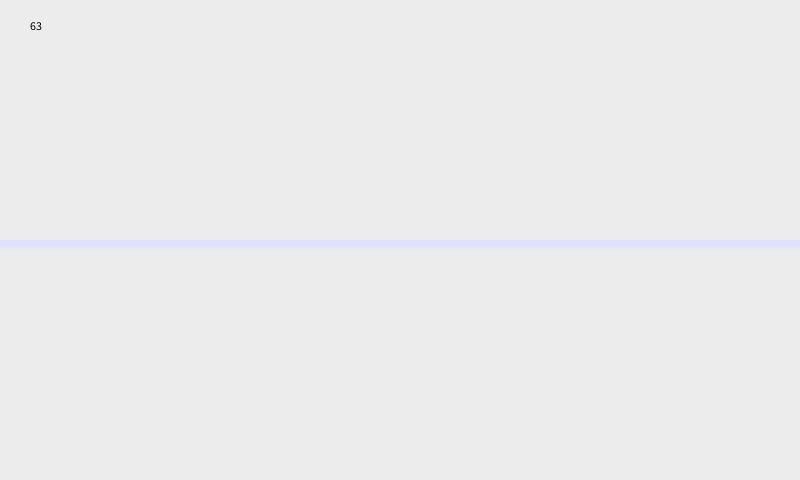
Frame 1 (no input)
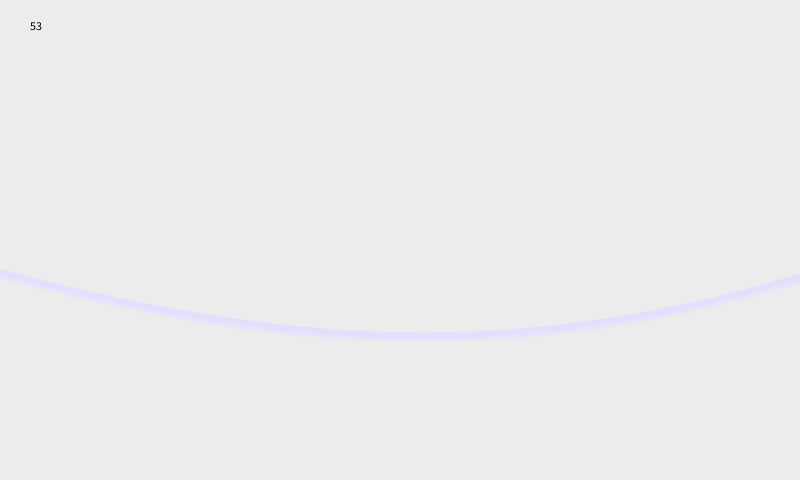
Frame 60 (the mouse pressed at the canvas centre just before this capture)
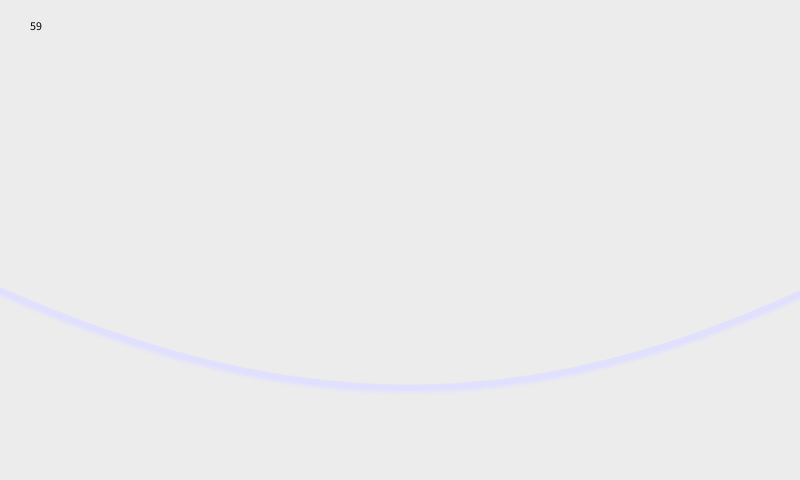
Frame 120 (the mouse held since frame 60 and released just before this capture)

The Processing sketch that drew these frames (run headless with seeded random() and noise(); from frame 60 on, the mouse is pressed at the canvas centre):

// Processing sketch: controller
// ── controller.pde
float global_t;
float[] wavept_y = new float[2];

void setup()
{
  global_t = 0;
  size(800, 480);
  frameRate(60);
  wavept_y[0] = -200;
  wavept_y[1] = 300;
}

void window(int x, int y, int w, int h)
{
  color linec = color(0xcc,0xcc,0xff);
  stroke(linec);

  rect(x+5, y+5, w-10, h-10);
}
void wavebg()
{
  stroke(0x80, 0x80, 0xfc);
  noFill();
  strokeWeight(3);
  for(int i = 0; i < 2; ++ i)
    wavept_y[i] = sin(global_t/(100-20*i)) * 200;
  for(int i = 0; i < 10; ++ i)
  {
    stroke(0xe0, 0xe0, 0xff, 256.0 / 10 * i);

    int y = 250-i;
    bezier(
        -100, y,
        800/3, y+wavept_y[0],
        800*2/3, y+wavept_y[1],
        900, y);
  }
}

void draw()
{
  background(0xec,0xec,0xec);
  wavebg();
  global_t += 1;
  
  fill(0,0,0);
  text(int(frameRate), 30, 30);

  /*
  for(int i = 0; i < 4; ++ i)
  {
    window(200*i, 0, 200, 480);
  }
  */
}
